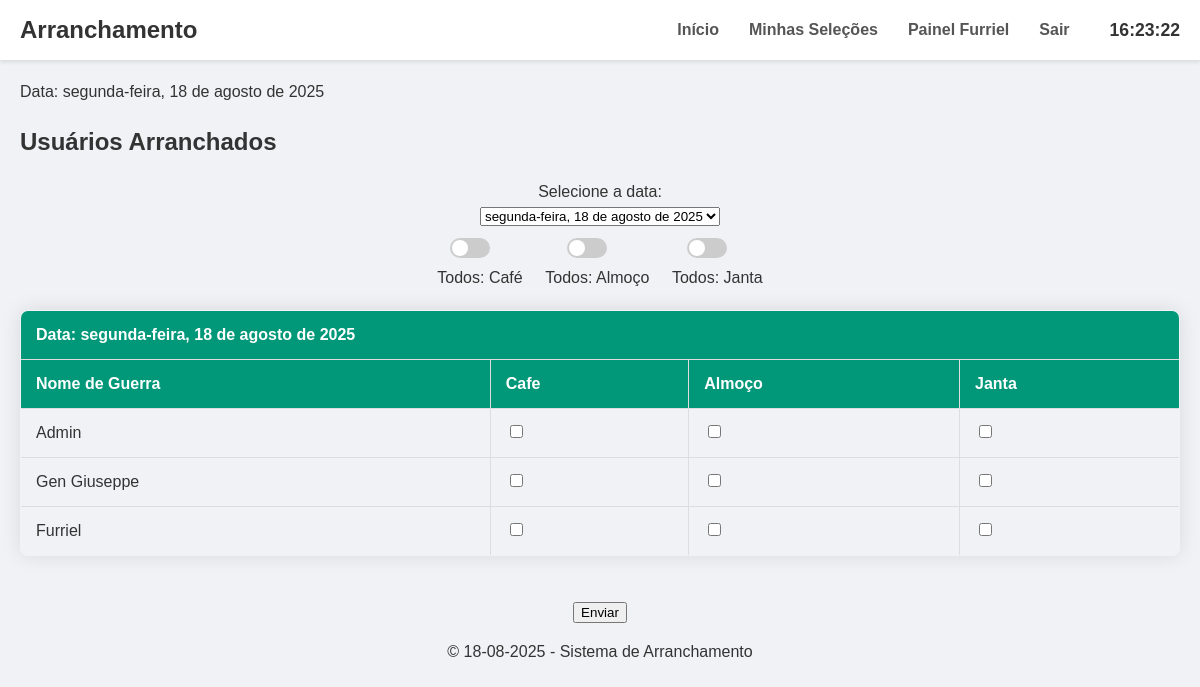
Page /config/furriel/furriel.php (signed in) on the committed database.
### tables this page shows
CREATE TABLE users (
    id INTEGER PRIMARY KEY AUTOINCREMENT,
    username TEXT NOT NULL UNIQUE,
    password TEXT NOT NULL,
    nome_pg TEXT NOT NULL,
    role TEXT CHECK(role IN ('admin','furriel','comum')) NOT NULL DEFAULT 'comum',
    grupo INTEGER NOT NULL
);

### config/furriel/furriel.php (the view, shortened to what this page needs)
<?php
include __DIR__ . '/../../lib/header.php';
$start = new DateTime('now');
$end = clone $start;
$end->add(new DateInterval('P10D'));
$formatter = new IntlDateFormatter(
    'pt_BR',
    IntlDateFormatter::FULL,
    IntlDateFormatter::NONE,
    'America/Sao_Paulo',
    IntlDateFormatter::GREGORIAN
);
$interval = new DateInterval('P1D');
$dates = new DatePeriod(
    $start,
    $interval,
    $end
);
$today = $formatter->format($start);
echo "Data: ". $today;
echo '<h2>Usuários Arranchados</h2>';
    try {
        $pdo = DbConnection();
        $stmt = $pdo->query("SELECT id, username, nome_pg, role, grupo FROM users");
        $users = $stmt->fetchAll(PDO::FETCH_ASSOC);
        echo "<form>";
        echo "<div align='center' id=\"formulario\">";
        echo "Selecione a data:<br>
        <select name=\"dia\" id=\"dia\" >";
        foreach($dates as $index => $date){
            if($index == 0){
                echo "<option value=\"" . $date->format('Y-m-d') . "\" selected>" . $formatter->format($date) . "</option>";
            } else {
                echo "<option value=\"" . $date->format('Y-m-d') . "\">" . $formatter->format($date) . "</option>";
            }
        }
        echo "</select>";
        echo "
            <div id='seltudo'>
            <div class='switch-container'>
                <label class='switch'>
                <input type='checkbox' id='tudoCafe'>
                <span class='slider round'></span>
                </label>
                <div>Todos: Café</div>
            </div>
            <div class='switch-container'>
                <label class='switch'>
                <input type='checkbox' id='tudoAlmoco'>
                <span class='slider round'></span>
                </label>
                <div>Todos: Almoço</div>
            </div>
            <div class='switch-container'>
                <label class='switch'>
                <input type='checkbox' id='tudoJanta'>
                <span class='slider round'></span>
                </label>
                <div>Todos: Janta</div>
            </div>
            </div>";
        echo "<table id=\"tabela\" align='center' width='80%' border='1'>
                <tr>
                    <th id=\"diaselecionado\" colspan=\"4\" align=\"center\">  </th>
                </tr>
                <th align=\"center\>Usuario(username)</th>
                <th align=\"center\>Nome de Guerra</th>
                <th align=\"center\">Cafe</th>
                <th align=\"center\">Almoço</th>
                <th align=\"center\">Janta</th>
            </tr>";
        foreach ($users as $user) {
            echo "<tr class=\"user-row\" data-id=\"" . $user['id'] . "\">";
            echo "<td align=\"center\">" . htmlspecialchars($user['nome_pg']) . "</td>";
            echo "<td align=\"center\">" . "<input class=\"ck\" type=checkbox data-refeicao=\"cafe\" >" . "</td>";
            echo "<td align=\"center\">" . "<input class=\"ck\" type=checkbox data-refeicao=\"almoco\" >" . "</td>";
            echo "<td align=\"center\">" . "<input class=\"ck\" type=checkbox data-refeicao=\"janta\" >" . "</td>";
            echo "</tr>";
        }
        echo "</table>";
        echo "<br><button align=\"center\" id=\"btn_enviar\" type=\"button\" >Enviar</button>";
        echo "</form>";
    } catch (PDOException $e) {
        echo "<strong>ERRO:</strong> " . htmlspecialchars($e->getMessage());
    }
include __DIR__ . '/../../lib/footer.php';
?>

### public/css/styles.css (style rules this page uses)
body { font-family: Arial, sans-serif; background-color: #f0f2f5; color: #333; margin: 0; padding: 20px; line-height: 1.5; }
table { width: 100%; border-collapse: collapse; margin: 20px 0; font-size: 1em; box-shadow: 0 0 20px rgba(0, 0, 0, 0.10); border-radius: 8px; overflow: hidden; }
table th, table td { padding: 12px 15px; border: 1px solid #ddd; text-align: left; }
table th { background-color: #009879; color: #ffffff; font-weight: bold; }
.switch { position: relative; display: inline-block; width: 40px; height: 20px; margin-right: 12px; margin-bottom: 8px; vertical-align: middle; }
.slider { position: absolute; cursor: pointer; top: 0; left: 0; right: 0; bottom: 0; background-color: #ccc; transition: .4s; }
.slider:before { position: absolute; content: ""; height: 16px; width: 16px; left: 2px; bottom: 2px; background-color: white; transition: .4s; }
.slider.round { border-radius: 20px; }
.slider.round:before { border-radius: 50%; }
label.switch { margin-right: 20px; }
#seltudo { display: flex; width:30%; justify-content: space-around; align-items: center; margin-top: 10px; }
.switch-container { text-align: center; }

### rows in the picture
users: nome_pg "Admin"
users: nome_pg "Gen Giuseppe"
users: nome_pg "Furriel"

### other values in the picture
form field dia "segunda-feira, 18 de agosto de 2025"
